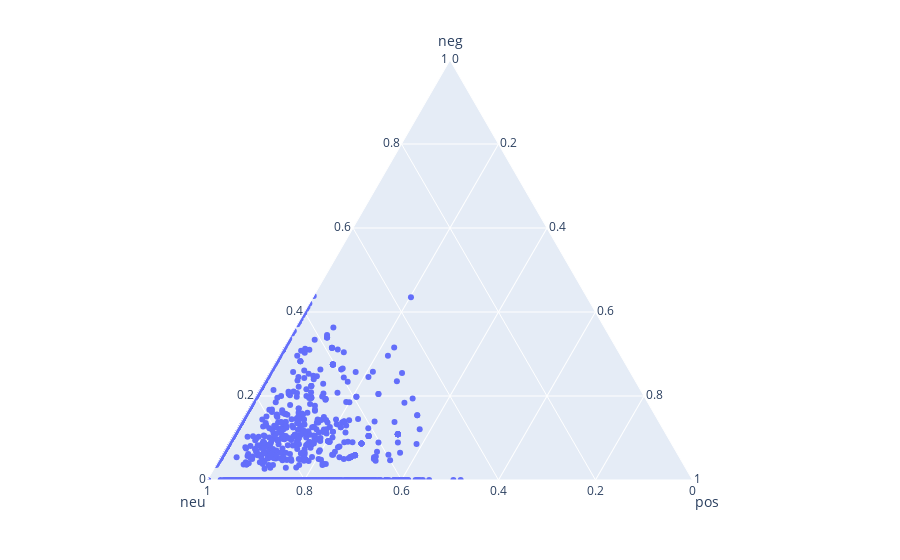

The cell this chart's notebook holds for it:
### Code cell
#vader tool analysis
analyzer = SentimentIntensityAnalyzer()
vader_data = []
for index, sentence in enumerate(data['Text']):
    vs = analyzer.polarity_scores(sentence)
    vader_data.append(vs)
    #print("{} {}".format(index, vs))
    
fig = px.scatter_ternary(vader_data, a="neg", b="neu", c="pos")
fig.show()

### Figure 1 — Plotly figure (JSON) as saved in the notebook; plotly's stock layout.template omitted (floating-point values rounded to 4 significant figures; data arrays with more than 128 entries replaced by an {"elided": "..."} marker saying what was removed)
{"data": [{"a": {"elided": "2648 float values"}, "b": {"elided": "2648 float values"}, "c": {"elided": "2648 float values"}, "hovertemplate": "neg=%{a}<br>neu=%{b}<br>pos=%{c}<extra></extra>", "legendgroup": "", "marker": {"color": "#636efa", "symbol": "circle"}, "mode": "markers", "name": "", "showlegend": false, "subplot": "ternary", "type": "scatterternary"}], "layout": {"legend": {"tracegroupgap": 0}, "margin": {"t": 60}, "ternary": {"aaxis": {"title": {"text": "neg"}}, "baxis": {"title": {"text": "neu"}}, "caxis": {"title": {"text": "pos"}}, "domain": {"x": [0, 1], "y": [0, 1]}}}}
